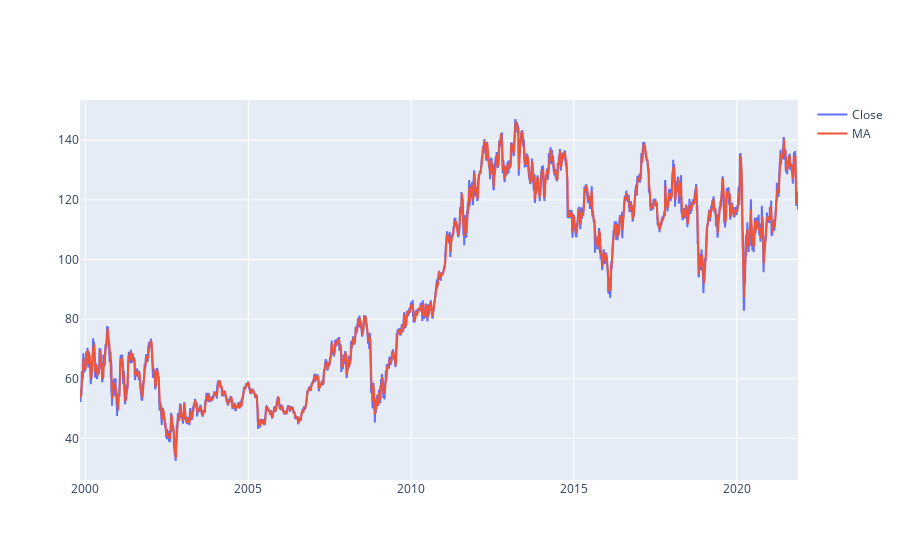

Notebook code cell kept with this figure:
### Code cell
av = AlphaVantage('BCHSP7W9RIPI6UMS')
df = pd.DataFrame(av.get_daily_adjusted('IBM', 'full'))
df['MA'] = df['Close'].rolling(window=5).mean()

fig = go.Figure()
fig.add_trace(go.Scatter(x=df['Date'], y=df['Close'], mode='lines', name='Close'))
fig.add_trace(go.Scatter(x=df['Date'], y=df['MA'], mode='lines', name='MA'))
fig.show()

### Figure 1 — Plotly figure (JSON) as saved in the notebook; plotly's stock layout.template omitted (floating-point values rounded to 4 significant figures; data arrays with more than 128 entries replaced by an {"elided": "..."} marker saying what was removed)
{"data": [{"mode": "lines", "name": "Close", "type": "scatter", "x": {"elided": "5550 str values"}, "y": {"elided": "5550 float values"}}, {"mode": "lines", "name": "MA", "type": "scatter", "x": {"elided": "5550 str values"}, "y": {"elided": "5550 float values"}}], "layout": {}}
